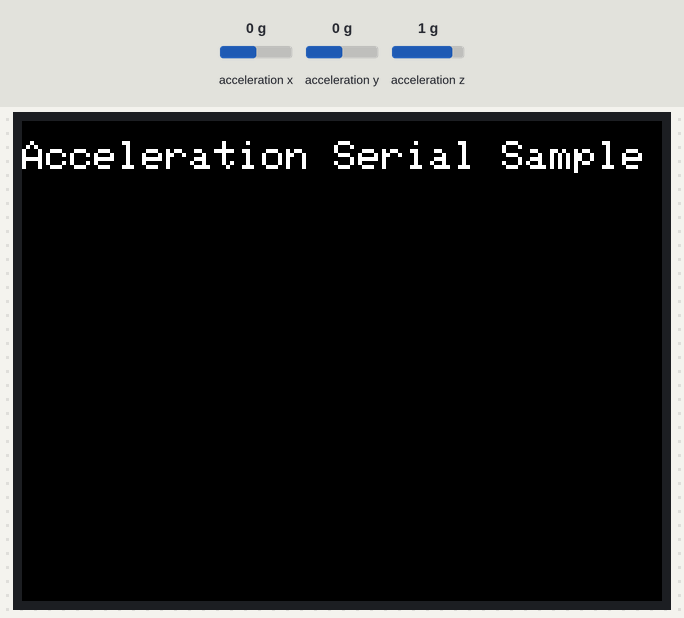
Bench run of a sketch on a simulated ESP32. Shown: 320×240 colour display. The test bench sets the inputs (shaded band); at power-on: acceleration x 0 g, acceleration y 0 g, acceleration z 1 g. What the sketch prints to the serial monitor is not drawn.

Above: at 0.2 s.

The sketch:

accel_serial.ino
```cpp
#include <M5Stack.h>

void setup() {
  M5.begin();

  M5.IMU.Init();  // 加速度センサ初期化

  M5.Lcd.setTextSize(2);
  M5.Lcd.setCursor(0, 10);
  M5.Lcd.println("Acceleration Serial Sample");
}

void loop() {
  float x_value;
  float y_value;
  float z_value;
  M5.IMU.getAccelData(&x_value, &y_value, &z_value);

  Serial.print(x_value);
  Serial.print(",");
  Serial.print(y_value);
  Serial.print(",");
  Serial.println(z_value);

  delay(20);
}
```
